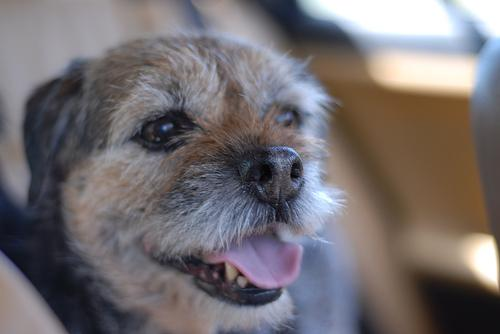
#> input picture Eksamensprojekt/puppy/n02093754_1102.jpg, 500 x 334 px; its folder holds 4 pictures in this run
$ python training_set.py   (older library calls are emulated)
#> lines starting #> are read from the running program, lines starting #| are printed output that depends on the picture
# -*- coding: utf-8 -*-
"""
Created on Tue May 21 13:28:08 2019

@author: Bechy
"""

import cv2
import numpy as np
from sklearn.linear_model import SGDClassifier
from sklearn.model_selection import train_test_split
from sklearn.model_selection import cross_val_predict
from sklearn.metrics import accuracy_score
from scipy import misc
import glob
import os
from matplotlib import pyplot as plt
from sklearn.model_selection import train_test_split
from sklearn.linear_model import LogisticRegression
from sklearn.decomposition import PCA
import warnings
warnings.filterwarnings("ignore")

dataset = []
dataset_guess = []
y = []
y_guess = []
image_size = 500

POSITIVE_IMAGES_PATH = './puppy'
NEGATIVE_IMAGES_PATH = './not_shrek_v2'
POSITIVE_GUESS_IMAGES_PATH = './guess_positive_test'
NEGATIVE_GUESS_IMAGES_PATH = './guess_negative'

for filename in glob.glob(os.path.join(POSITIVE_IMAGES_PATH, '*.jpg')):
    image = plt.imread(filename)
#> image is the input picture: shape (334, 500, 3); mean R, G, B 115.9, 110.1, 112.8
    image_resized = misc.imresize(image, (image_size, image_size))
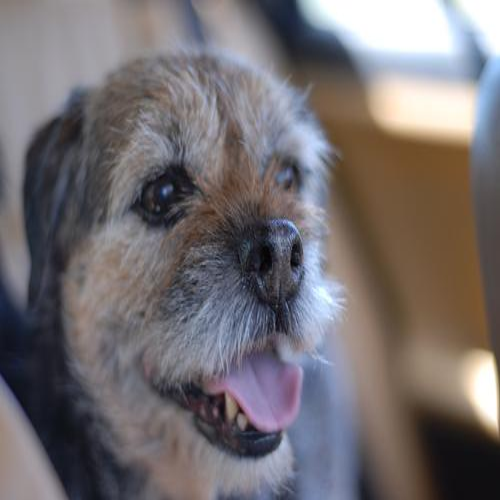
#> image_resized: shape (500, 500, 3); mean R, G, B 115.9, 110.1, 112.8
    dataset.append(image_resized)
    y.append(1)
#> pass 2 of the loop `for filename in glob.glob(os.path.join(POSITIVE_IMAGES_PATH, '*.jpg')):`:
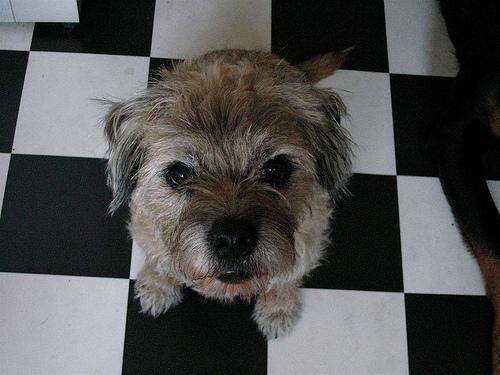
#> input picture Eksamensprojekt/puppy/n02093754_1256.jpg, 500 x 375 px
#> image is the input picture: shape (375, 500, 3); mean R, G, B 79.1, 78.1, 78
#> `image_resized = misc.imresize(image, (image_size, image_size))`:
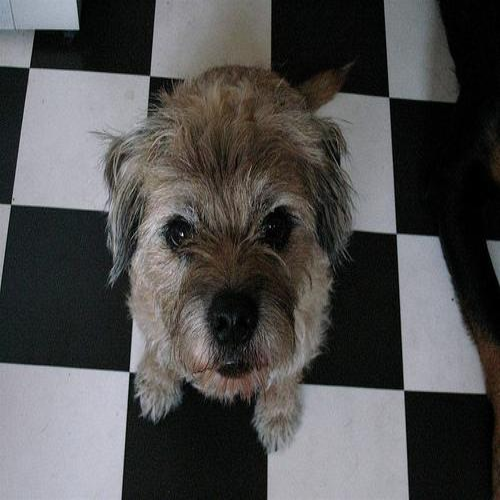
#> image_resized: shape (500, 500, 3); mean R, G, B 79.1, 78.2, 78
#> pass 3 of the loop `for filename in glob.glob(os.path.join(POSITIVE_IMAGES_PATH, '*.jpg')):`:
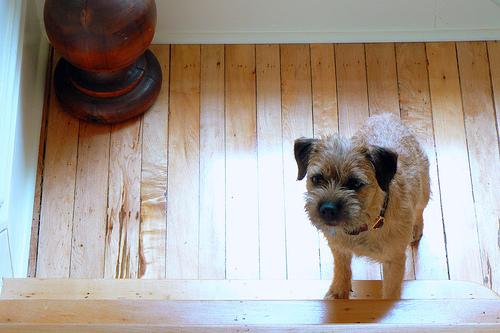
#> input picture Eksamensprojekt/puppy/n02093754_1422.jpg, 500 x 333 px
#> image is the input picture: shape (333, 500, 3); mean R, G, B 166.3, 157.2, 149.6
#> `image_resized = misc.imresize(image, (image_size, image_size))`:
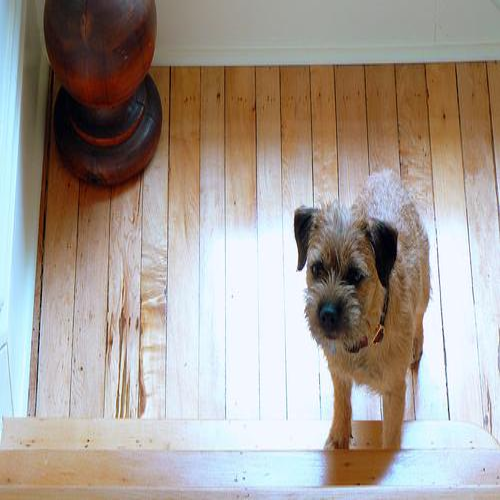
#> image_resized: shape (500, 500, 3); mean R, G, B 166.3, 157.2, 149.6
#> the loop made 4 passes; the first 3 are shown
for filename in glob.glob(os.path.join(NEGATIVE_IMAGES_PATH, '*.jpg')):
    image = plt.imread(filename)
    image_resized = misc.imresize(image, (image_size, image_size))
    dataset.append(image_resized)
    y.append(0)

for filename in glob.glob(os.path.join(POSITIVE_GUESS_IMAGES_PATH, '*.jpg')):
    image = plt.imread(filename)
    image_resized = misc.imresize(image, (image_size, image_size))
    dataset_guess.append(image_resized)
    y_guess.append(1)
for filename in glob.glob(os.path.join(NEGATIVE_GUESS_IMAGES_PATH, '*.jpg')):
    image = plt.imread(filename)
    image_resized = misc.imresize(image, (image_size, image_size))
    dataset_guess.append(image_resized)
    y_guess.append(0)

dataset = np.asarray(dataset)
dataset_guess = np.asarray(dataset_guess)
y = np.asarray(y)
y_guess = np.asarray(y_guess)

dataset = dataset.reshape(dataset.shape[0], image_size*image_size*3)
dataset_guess = dataset_guess.reshape(dataset_guess.shape[0], image_size*image_size*3)

####################################################################
sgd_clf = SGDClassifier(max_iter=5, tol=-np.infty, random_state=42, shuffle=True)

X_train, X_test, y_train, y_test = train_test_split(dataset, y)
#
#> (the run stopped early here; a loop or call above may not have finished)
